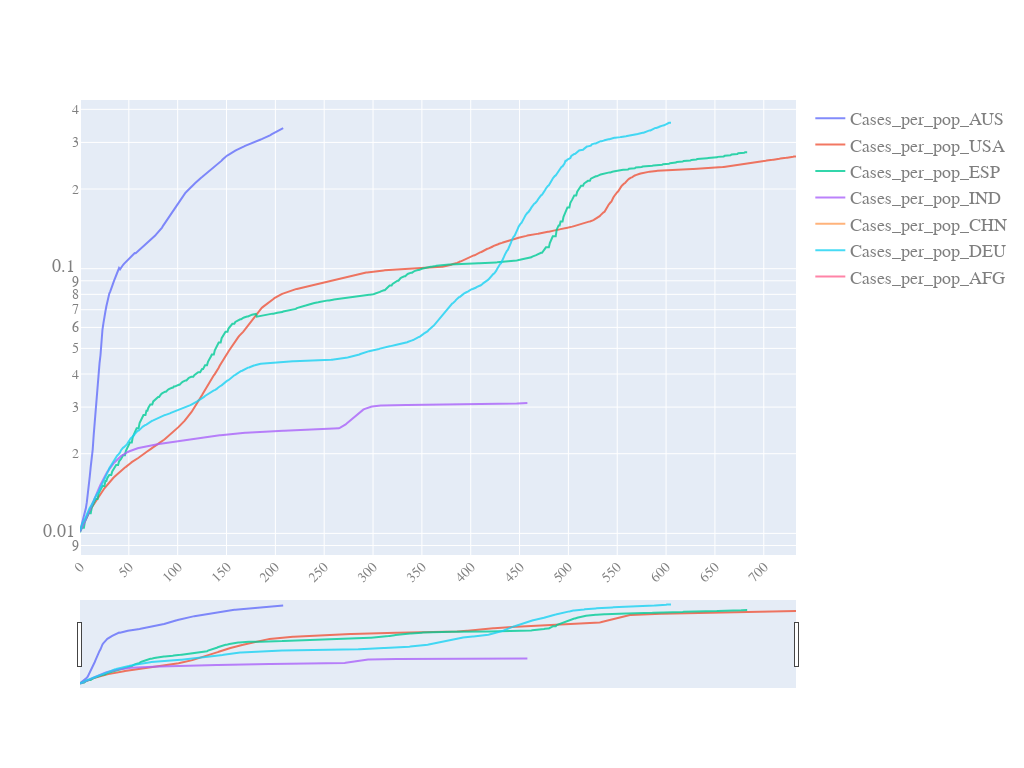

Source (notebook cell):
### Code cell
quick_plot(pd_sync_timelines.date,
           pd_sync_timelines.iloc[:, :-1],
           y_scale='log',
           slider=True)

### Figure 1 — Plotly figure (JSON) as saved in the notebook; plotly's stock layout.template omitted (floating-point values rounded to 4 significant figures; data arrays with more than 128 entries replaced by an {"elided": "..."} marker saying what was removed)
{"data": [{"name": "Cases_per_pop_AUS", "opacity": 0.8, "type": "scatter", "x": {"elided": "734 int values"}, "y": {"elided": "734 float values"}}, {"name": "Cases_per_pop_USA", "opacity": 0.8, "type": "scatter", "x": {"elided": "734 int values"}, "y": {"elided": "734 float values"}}, {"name": "Cases_per_pop_ESP", "opacity": 0.8, "type": "scatter", "x": {"elided": "734 int values"}, "y": {"elided": "734 float values"}}, {"name": "Cases_per_pop_IND", "opacity": 0.8, "type": "scatter", "x": {"elided": "734 int values"}, "y": {"elided": "734 float values"}}, {"name": "Cases_per_pop_CHN", "opacity": 0.8, "type": "scatter", "x": {"elided": "734 int values"}, "y": {"elided": "734 null values"}}, {"name": "Cases_per_pop_DEU", "opacity": 0.8, "type": "scatter", "x": {"elided": "734 int values"}, "y": {"elided": "734 float values"}}, {"name": "Cases_per_pop_AFG", "opacity": 0.8, "type": "scatter", "x": {"elided": "734 int values"}, "y": {"elided": "734 null values"}}], "layout": {"autosize": true, "font": {"color": "#7f7f7f", "family": "PT Sans, monospace", "size": 18}, "height": 768, "width": 1024, "xaxis": {"nticks": 20, "rangeslider": {"visible": true}, "tickangle": -45, "tickfont": {"color": "#7f7f7f", "size": 14}}, "yaxis": {"type": "log"}}}
